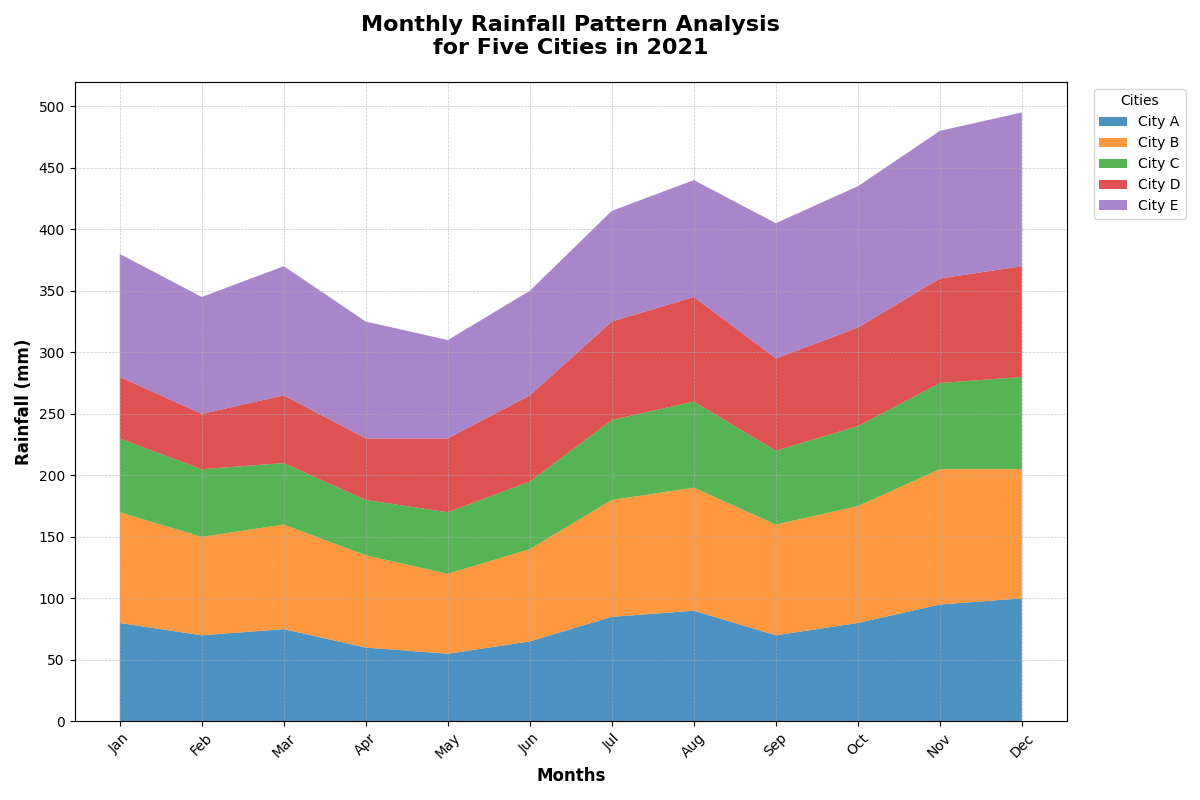

Generate this figure with Python:
import matplotlib.pyplot as plt
import numpy as np

# Define months for the data
months = np.array(['Jan', 'Feb', 'Mar', 'Apr', 'May', 'Jun', 'Jul', 'Aug', 'Sep', 'Oct', 'Nov', 'Dec'])

# Existing rainfall data in mm for each city over one year
city_a = np.array([80, 70, 75, 60, 55, 65, 85, 90, 70, 80, 95, 100])
city_b = np.array([90, 80, 85, 75, 65, 75, 95, 100, 90, 95, 110, 105])
city_c = np.array([60, 55, 50, 45, 50, 55, 65, 70, 60, 65, 70, 75])

# Additional made-up rainfall data for two new cities
city_d = np.array([50, 45, 55, 50, 60, 70, 80, 85, 75, 80, 85, 90])
city_e = np.array([100, 95, 105, 95, 80, 85, 90, 95, 110, 115, 120, 125])

# Stack the updated data for plotting
data = np.vstack([city_a, city_b, city_c, city_d, city_e])

# Plot the stacked area chart with additional cities
fig, ax = plt.subplots(figsize=(12, 8))
ax.stackplot(months, data, labels=['City A', 'City B', 'City C', 'City D', 'City E'],
             colors=['#1f77b4', '#ff7f0e', '#2ca02c', '#d62728', '#9467bd'], alpha=0.8)

# Customize the plot
ax.set_title("Monthly Rainfall Pattern Analysis\nfor Five Cities in 2021", fontsize=16, fontweight='bold', pad=20)
ax.set_xlabel("Months", fontsize=12, weight='bold')
ax.set_ylabel("Rainfall (mm)", fontsize=12, weight='bold')
ax.legend(loc='upper left', bbox_to_anchor=(1.02, 1), fontsize=10, title='Cities')
ax.grid(True, which='both', linestyle='--', linewidth=0.5, alpha=0.7)

# Show y-ticks with grid lines for readability
ax.yaxis.set_major_formatter(plt.FuncFormatter(lambda x, _: f'{int(x)} mm'))
ax.set_xticks(np.arange(len(months)))
ax.set_xticklabels(months, fontsize=10, rotation=45)
ax.set_yticks(np.arange(0, 501, 50))  # Updated to accommodate more data
ax.set_yticklabels(np.arange(0, 501, 50), fontsize=10)

# Automatically adjust layout to prevent overlap
plt.tight_layout()

# Display the chart
plt.show()
